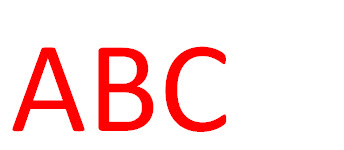
#> input picture Original.jpg, 344 x 150 px
$ jupyter execute --allow-errors digitsdataset.ipynb   (older library calls are emulated)
#> lines starting #> are read from the running program, lines starting #| are printed output that depends on the picture; after the words box and inside, x2 and y2 are one past the last pixel; in counts of white or black regions, pixels touching at a corner belong together
### charger digits

[cell 1]
from sklearn import datasets
import matplotlib.pyplot as plt
digits = datasets.load_digits()

# Create feature matrix
X = digits.data

# Create target vector
y = digits.target

# View the first observation's feature values
print(X[0])
# View the first observation's feature values as a matrix
digits.images[-1]
plt.gray()
plt.matshow(digits.images[-1])
plt.show()

[cell 2]
from sklearn.datasets import load_digits
digits = load_digits()

### visualiser datset:images of digits

[cell 3]
from matplotlib import pyplot as plt
fig = plt.figure(figsize=(6, 6))  # figure size in inches
fig.subplots_adjust(left=0, right=1, bottom=0, top=1, hspace=0.05, wspace=0.05)

for i in range(64):
    ax = fig.add_subplot(8, 8, i + 1, xticks=[], yticks=[])
    ax.imshow(digits.images[i], cmap=plt.cm.binary, interpolation='nearest')
    # label the image with the target value
    ax.text(0, 7, str(digits.target[i]))
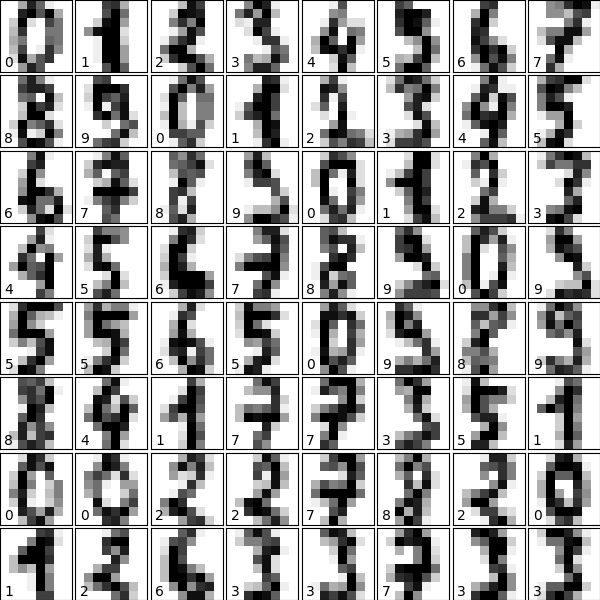
#> figure drawn by matplotlib, 64 panels

### Classify with Gaussian naive Bayes

[cell 4]
from sklearn.naive_bayes import GaussianNB
from sklearn.model_selection import train_test_split

# split the data into training and validation sets
X_train, X_test, y_train, y_test = train_test_split(digits.data, digits.target)

# train the model
clf = GaussianNB()
clf.fit(X_train, y_train)

# use the model to predict the labels of the test data
predicted = clf.predict(X_test)
expected = y_test

# Plot the prediction
fig = plt.figure(figsize=(6, 6))  # figure size in inches
fig.subplots_adjust(left=0, right=1, bottom=0, top=1, hspace=0.05, wspace=0.05)

# plot the digits: each image is 8x8 pixels
for i in range(64):
    ax = fig.add_subplot(8, 8, i + 1, xticks=[], yticks=[])
    ax.imshow(X_test.reshape(-1, 8, 8)[i], cmap=plt.cm.binary,
              interpolation='nearest')

    if predicted[i] == expected[i]:
        ax.text(0, 7, str(predicted[i]), color='green')
    else:    # label the image with the target value

        ax.text(0, 7, str(predicted[i]), color='red')
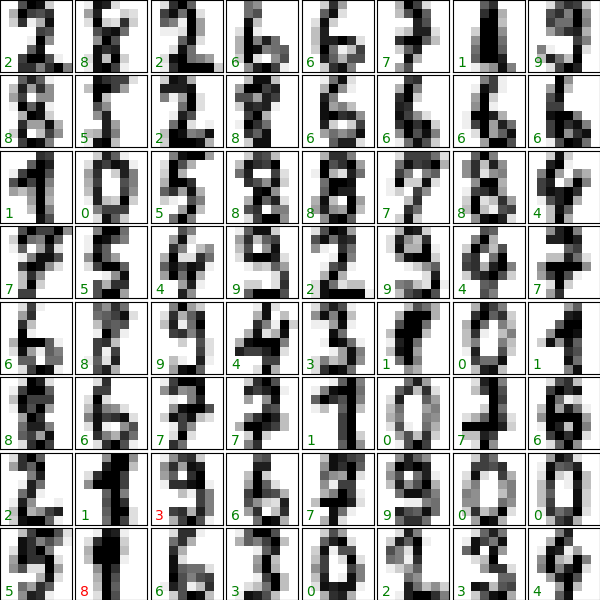
#> figure drawn by matplotlib, 64 panels

[cell 5]
from sklearn import svm
clf = svm.SVC(gamma=0.001, C=100.)
clf.fit(digits.data[:-1], digits.target[:-1])
clf.predict(digits.data[-1:])
clf.predict(digits.data[-1:])

### distance jaccard

[cell 6]
import numpy as np

def compute_jaccard(x, y):

        #Jaccard Similarity J (A,B) = | Intersection (A,B) | / | Union (A,B) |

    intersection= len(set(x).intersection(set(y)))
    union = len(set(x).union(set(y)))
    return intersection / float(union)
test = compute_jaccard(np.array([0, 12, 3, 1, 7,15]), np.array([4, 2, 3, 5, 7, 9]))
print("Jaccard Similarity est : %s" %test)

### image difference

[cell 7]
import cv2
im = cv2.imread('Original.jpg')
#> im is the input picture: shape (150, 344, 3); mean B, G, R 224.8, 224.8, 254.5
im1 = cv2.imread('Edited.jpg')
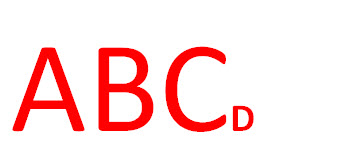
#> input picture Edited.jpg, 344 x 150 px
#> im1 is the input picture: shape (150, 344, 3); mean B, G, R 223.3, 223.3, 254.4
imgray = cv2.cvtColor(im,cv2.COLOR_BGR2GRAY)
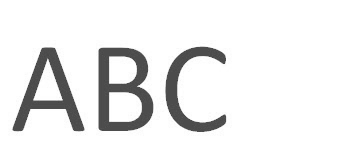
#> imgray: shape (150, 344); min 70, max 255, mean 233.7
ret,thresh = cv2.threshold(imgray,127,255,0)
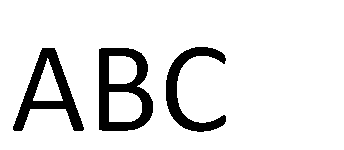
#> thresh: shape (150, 344); 88.8% white; 3 black regions
contours, hierarchy = cv2.findContours(thresh,cv2.RETR_TREE,cv2.CHAIN_APPROX_SIMPLE)
#> contours = 7 contours; box (x1, y1, x2, y2) and area: (0, 0, 344, 150) 51107, (98, 47, 154, 132) 4035, (12, 47, 85, 132) 2739, (165, 46, 227, 133) 1726, (109, 92, 142, 122) 852, (109, 56, 137, 84) 666, (33, 58, 63, 101) 614
cv2.drawContours(im1, contours, -1, (0,255,0), 1)
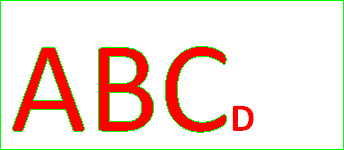
#> im1: shape (150, 344, 3); 4.13% of pixels changed, all inside (x1, y1, x2, y2) = (0, 0, 344, 150)
cv2.imwrite("see_this.jpg", im1)
#> Out = True

[cell 8]
import cv2
Original = cv2.imread("Original.jpg")
Edited = cv2.imread("Edited.jpg")
diff = cv2.subtract(Original, Edited)
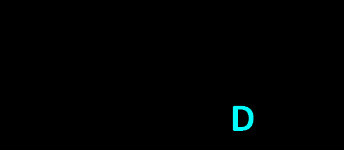
#> diff: shape (150, 344, 3); mean B, G, R 1.5, 1.5, 0
cv2.imwrite("diff.jpg", diff)
#> Out = True

[cell 9]
import cv2
from skimage.measure import compare_ssim
import argparse
import imutils
imageA = cv2.imread('origi.jpg')
imageB = cv2.imread ('dupl.jpg')
# convert the images to grayscale
#> (the rest of this cell did not finish here and is left out)

[cell 10]
from sklearn import datasets
import numpy as np
import matplotlib.pyplot as plt
#charger digits
digits = datasets.load_digits()
print(len(digits.images))

[cell 11]
#afficher digits
plt.figure(figsize=(10,10))
for i in range(60):
    plt.subplot(6,10,i+1)
    plt.xticks([])
    plt.yticks([])
    plt.grid(False)
    plt.imshow(digits.images[i], cmap=plt.cm.binary)
plt.show()
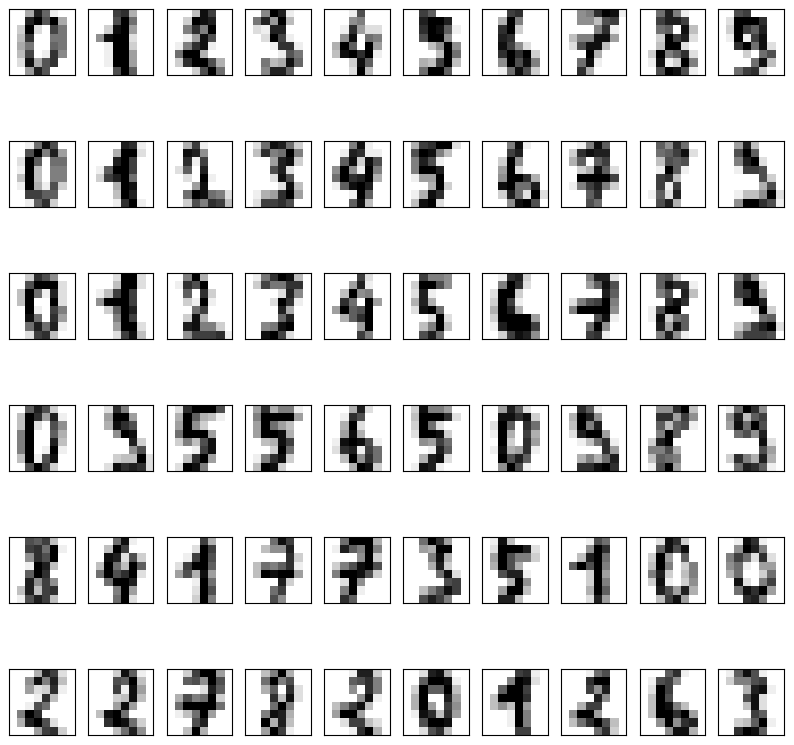
#> figure drawn by matplotlib, 60 panels

[cell 12]
# algorithme projection calcule projection verticale et horizentale
def Projection(image):
    array = np.array(image)
    horz = np.array([np.count_nonzero(row) for row in array])
    trans = array.transpose()
    ver = np.array([np.count_nonzero(row) for row in trans])

    return horz,ver

[cell 13]
# correlation entre les image
def correlation(x,y):
    A = sum((x-np.average(x))*(y-np.average(y)))
    B = np.sqrt(sum(np.power(x-np.average(x),2)))*np.sqrt(sum(np.power(y-np.average(y),2)))
    return A/B

[cell 14]
#un dictionnaire pour l'image et leur description
image_desc = { 'image':[],'desc':[]}

#list vide our append image et leur description
images_description = []

for image in digits.images:
    #donner a chaque image une description
    image_desc['image'] = image

    #calculation de projection de chaque image
    horz,ver= Projection(image)
    image_desc['desc'] = ver
    images_description.append(image_desc)

[cell 15]
#ajouter image requette
query = digits.images[3]
plt.imshow(query,cmap ='binary')
 # calcul projection de l'image requette
_,ver = Projection(query)

for image_desc in images_description:
    image_desc['distance'] = correlation(ver,image_desc['desc'])
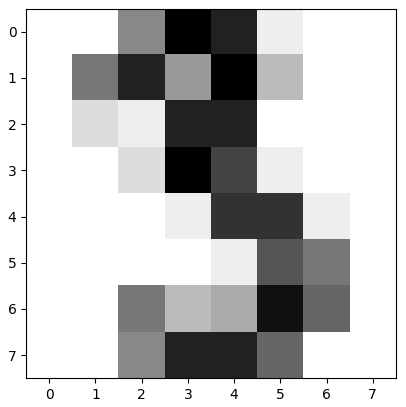
#> figure drawn by matplotlib, 1 panel

[cell 16]
plt.figure(figsize=(20,20))
for i in range(10):

    image_desc = images_description[i]
    plt.subplot(5,10,i+1)
    plt.yticks([])
    #plt.grid(False)
    plt.imshow(image_desc['image'], cmap=plt.cm.binary)
plt.show()
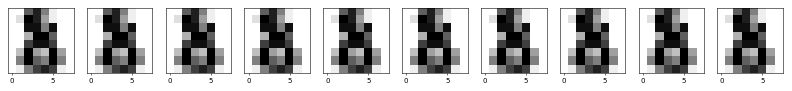
#> figure drawn by matplotlib, 10 panels
